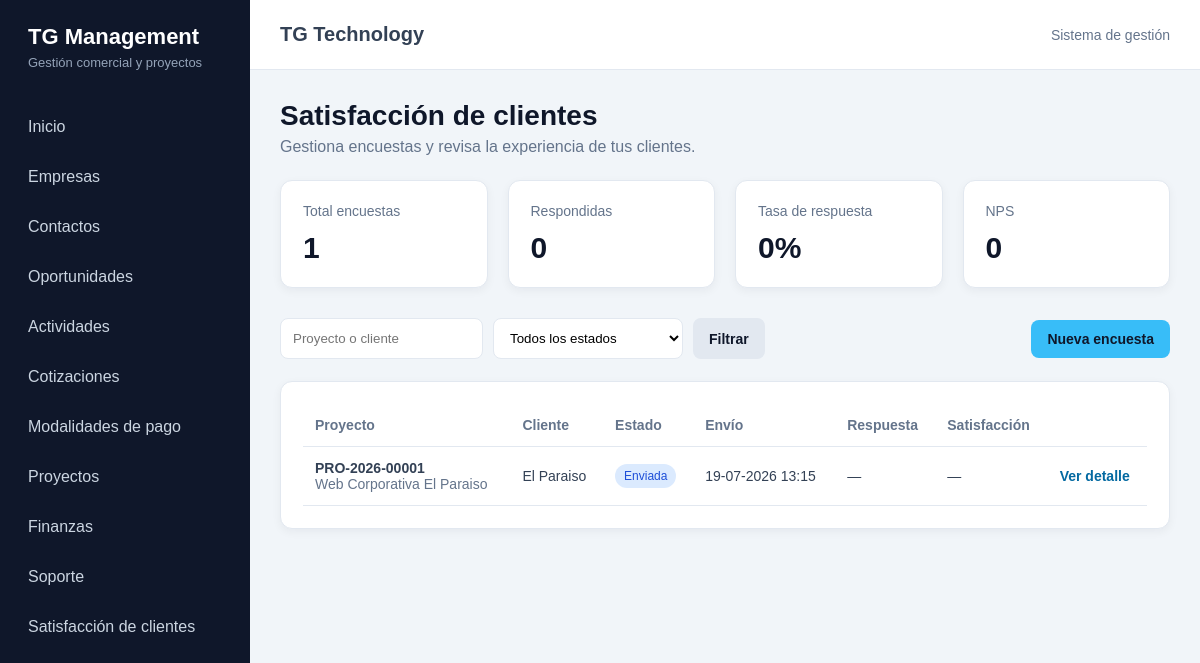
Page /encuestas/ (signed in) on the earlier database version.
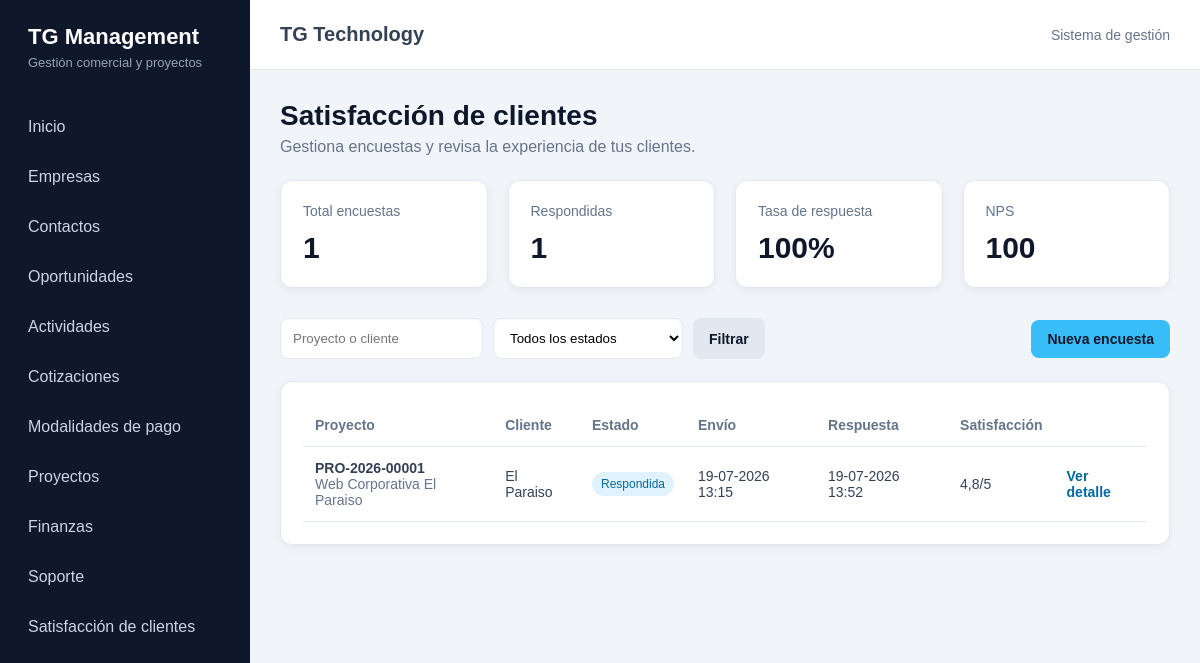
Same page on the later database version.
### encuestas/models.py (models this page shows, shortened)
class EncuestaSatisfaccion(models.Model):
    class Estado(models.TextChoices):
        PENDIENTE = "pendiente", "Pendiente"
        ENVIADA = "enviada", "Enviada"
        RESPONDIDA = "respondida", "Respondida"
        VENCIDA = "vencida", "Vencida"
        ANULADA = "anulada", "Anulada"
    class CumplimientoExpectativas(models.TextChoices):
        COMPLETAMENTE = "completamente", "Sí, completamente"
        PARCIALMENTE = "parcialmente", "Parcialmente"
        NO = "no", "No"
    proyecto = models.OneToOneField(
        "proyectos.Proyecto",
        on_delete=models.CASCADE,
        related_name="encuesta_satisfaccion",
        verbose_name="Proyecto",
    )
    empresa = models.ForeignKey(
        "crm.Empresa",
        on_delete=models.PROTECT,
        related_name="encuestas_satisfaccion",
        verbose_name="Cliente",
    )
    contacto = models.ForeignKey(
        "crm.Contacto",
        on_delete=models.SET_NULL,
        related_name="encuestas_satisfaccion",
        verbose_name="Contacto",
        null=True,
        blank=True,
    )
    token = models.UUIDField(default=uuid.uuid4, unique=True, editable=False)
    estado = models.CharField(
        "Estado", max_length=20, choices=Estado.choices, default=Estado.PENDIENTE
    )
    fecha_vencimiento = models.DateField("Fecha de vencimiento", null=True, blank=True)
    fecha_envio = models.DateTimeField("Fecha de envío", null=True, blank=True)
    fecha_respuesta = models.DateTimeField("Fecha de respuesta", null=True, blank=True)
    satisfaccion_general = models.PositiveSmallIntegerField(
        "Satisfacción general",
        null=True,
        blank=True,
        validators=[MinValueValidator(1), MaxValueValidator(5)],
    )
    calidad_solucion = models.PositiveSmallIntegerField(
        "Calidad de la solución",
        null=True,
        blank=True,
        validators=[MinValueValidator(1), MaxValueValidator(5)],
    )
    comunicacion = models.PositiveSmallIntegerField(
        "Comunicación durante el proyecto",
        null=True,
        blank=True,
        validators=[MinValueValidator(1), MaxValueValidator(5)],
    )
    cumplimiento_plazos = models.PositiveSmallIntegerField(
        "Cumplimiento de plazos",
        null=True,
        blank=True,
        validators=[MinValueValidator(1), MaxValueValidator(5)],
    )
    recomendacion = models.PositiveSmallIntegerField(
        "Probabilidad de recomendación",
        null=True,
        blank=True,
        validators=[MinValueValidator(0), MaxValueValidator(10)],
    )
    cumplimiento_expectativas = models.CharField(
        "Cumplimiento de expectativas",
        max_length=20,
        choices=CumplimientoExpectativas.choices,
        blank=True,
    )
    aspectos_valorados = models.TextField("Aspectos más valorados", blank=True)
    aspectos_mejora = models.TextField("Aspectos por mejorar", blank=True)
    testimonio = models.TextField("Testimonio", blank=True)
    autoriza_testimonio = models.BooleanField(
        "Autoriza uso del testimonio", default=False
    )
    creado_por = models.ForeignKey(
        settings.AUTH_USER_MODEL,
        on_delete=models.SET_NULL,
        related_name="encuestas_satisfaccion_creadas",
        verbose_name="Creado por",
        null=True,
        blank=True,
    )
    creado_en = models.DateTimeField("Creado", auto_now_add=True)
    actualizado_en = models.DateTimeField("Actualizado", auto_now=True)
    class Meta:
        verbose_name = "Encuesta de satisfacción"
        verbose_name_plural = "Encuestas de satisfacción"
        ordering = ["-creado_en"]
    @property
    def promedio_satisfaccion(self):
        valores = [
            self.satisfaccion_general,
            self.calidad_solucion,
            self.comunicacion,
            self.cumplimiento_plazos,
        ]
        valores = [valor for valor in valores if valor is not None]
        return round(sum(valores) / len(valores), 1) if valores else None
    @property
    def respondida(self):
        return self.estado == self.Estado.RESPONDIDA

### proyectos/models.py (models this page shows, shortened)
class Proyecto(models.Model):
    class Estado(models.TextChoices):
        PLANIFICADO = "planificado", "Planificado"
        EN_CURSO = "en_curso", "En curso"
        PAUSADO = "pausado", "Pausado"
        FINALIZADO = "finalizado", "Finalizado"
        CANCELADO = "cancelado", "Cancelado"
    class Prioridad(models.TextChoices):
        BAJA = "baja", "Baja"
        MEDIA = "media", "Media"
        ALTA = "alta", "Alta"
        URGENTE = "urgente", "Urgente"
    codigo = models.CharField(
        "Código",
        max_length=30,
        unique=True,
        blank=True,
        editable=False,
    )
    nombre = models.CharField(
        "Nombre del proyecto",
        max_length=200,
    )
    empresa = models.ForeignKey(
        "crm.Empresa",
        on_delete=models.PROTECT,
        related_name="proyectos",
        verbose_name="Empresa",
    )
    cotizacion = models.ForeignKey(
        "cotizaciones.Cotizacion",
        on_delete=models.SET_NULL,
        related_name="proyectos",
        verbose_name="Cotización",
        blank=True,
        null=True,
    )
    responsable = models.ForeignKey(
        settings.AUTH_USER_MODEL,
        on_delete=models.SET_NULL,
        related_name="proyectos_responsable",
        verbose_name="Responsable",
        blank=True,
        null=True,
    )
    estado = models.CharField(
        "Estado",
        max_length=20,
        choices=Estado.choices,
        default=Estado.PLANIFICADO,
    )
    prioridad = models.CharField(
        "Prioridad",
        max_length=20,
        choices=Prioridad.choices,
        default=Prioridad.MEDIA,
    )
    porcentaje_avance = models.PositiveSmallIntegerField(
        "Porcentaje de avance",
        default=0,
        validators=[
            MinValueValidator(0),
            MaxValueValidator(100),
        ],
    )
    fecha_alta = models.DateField(
        "Fecha Alta",
        blank=True,
        null=True,
    )
    fecha_entrega = models.DateField(
        "Fecha Entrega",
        blank=True,
        null=True,
    )
    descripcion = models.TextField(
        "Descripción",
        blank=True,
    )
    creado_por = models.ForeignKey(
        settings.AUTH_USER_MODEL,
        on_delete=models.SET_NULL,
        related_name="proyectos_creados",
        blank=True,
        null=True,
    )
    creado_en = models.DateTimeField(
        "Creado",
        auto_now_add=True,
    )
    actualizado_en = models.DateTimeField(
        "Actualizado",
        auto_now=True,
    )
    class Meta:
        verbose_name = "Proyecto"
        verbose_name_plural = "Proyectos"
        ordering = ["-creado_en"]

### crm/models.py (models this page shows)
class Empresa(models.Model):
    class TipoEmpresa(models.TextChoices):
        PROSPECTO = "PROSPECTO", "Prospecto"
        CLIENTE = "CLIENTE", "Cliente"
        PROVEEDOR = "PROVEEDOR", "Proveedor"
        PARTNER = "PARTNER", "Partner"
    class EstadoEmpresa(models.TextChoices):
        ACTIVA = "ACTIVA", "Activa"
        INACTIVA = "INACTIVA", "Inactiva"
    razon_social = models.CharField(
        "Razón social",
        max_length=200,
    )
    nombre_fantasia = models.CharField(
        "Nombre de fantasía",
        max_length=200,
        blank=True,
    )
    rut = models.CharField(
        "RUT",
        max_length=20,
        blank=True,
        unique=True,
        null=True,
    )
    tipo = models.CharField(
        "Tipo de empresa",
        max_length=20,
        choices=TipoEmpresa.choices,
        default=TipoEmpresa.PROSPECTO,
    )
    rubro = models.CharField(
        "Rubro",
        max_length=150,
        blank=True,
    )
    sitio_web = models.URLField(
        "Sitio web",
        blank=True,
    )
    telefono = models.CharField(
        "Teléfono",
        max_length=30,
        blank=True,
    )
    email = models.EmailField(
        "Correo electrónico",
        blank=True,
    )
    direccion = models.CharField(
        "Dirección",
        max_length=250,
        blank=True,
    )
    comuna = models.CharField(
        "Comuna",
        max_length=100,
        blank=True,
    )
    region = models.CharField(
        "Región",
        max_length=100,
        blank=True,
    )
    estado = models.CharField(
        "Estado",
        max_length=20,
        choices=EstadoEmpresa.choices,
        default=EstadoEmpresa.ACTIVA,
    )
    observaciones = models.TextField(
        "Observaciones",
        blank=True,
    )
    creado_por = models.ForeignKey(
        settings.AUTH_USER_MODEL,
        verbose_name="Creado por",
        on_delete=models.SET_NULL,
        null=True,
        blank=True,
        related_name="empresas_creadas",
    )
    fecha_creacion = models.DateTimeField(
        "Fecha de creación",
        auto_now_add=True,
    )
    fecha_actualizacion = models.DateTimeField(
        "Última actualización",
        auto_now=True,
    )
    class Meta:
        verbose_name = "Empresa"
        verbose_name_plural = "Empresas"
        ordering = ["razon_social"]
    def __str__(self):
        return self.nombre_fantasia or self.razon_social

### encuestas/views.py (the view, shortened to what this page needs)
# urls.py: path("", views.encuesta_lista, name="lista"),
@login_required
def encuesta_lista(request):
    encuestas = EncuestaSatisfaccion.objects.select_related(
        "proyecto", "empresa", "contacto"
    )
    estado = request.GET.get("estado", "").strip()
    buscar = request.GET.get("q", "").strip()
    if estado:
        encuestas = encuestas.filter(estado=estado)
    respondidas = EncuestaSatisfaccion.objects.filter(
        estado=EncuestaSatisfaccion.Estado.RESPONDIDA
    )
    resumen = respondidas.aggregate(
        total=Count("id"),
        satisfaccion=Avg("satisfaccion_general"),
        calidad=Avg("calidad_solucion"),
    )
    total_encuestas = EncuestaSatisfaccion.objects.count()
    total_respondidas = resumen["total"] or 0
    tasa_respuesta = (
        round(total_respondidas * 100 / total_encuestas)
        if total_encuestas
        else 0
    )
    promotores = respondidas.filter(recomendacion__gte=9).count()
    detractores = respondidas.filter(recomendacion__lte=6).count()
    nps = (
        round((promotores - detractores) * 100 / total_respondidas)
        if total_respondidas
        else 0
    )
    return render(
        request,
        "encuestas/encuesta_lista.html",
        {
            "encuestas": encuestas,
            "estados": EncuestaSatisfaccion.Estado.choices,
            "estado_actual": estado,
            "buscar": buscar,
            "total_encuestas": total_encuestas,
            "total_respondidas": total_respondidas,
            "tasa_respuesta": tasa_respuesta,
            "promedio_satisfaccion": resumen["satisfaccion"],
            "nps": nps,
        },
    )

### encuestas/templates/encuestas/encuesta_lista.html (shortened to what this page needs)
{% extends "core/base.html" %}
{% block content %}
<div class="encabezado-pagina">
    <h1>Satisfacción de clientes</h1>
    <p>Gestiona encuestas y revisa la experiencia de tus clientes.</p>
</div>
<div class="tarjetas">
    <div class="tarjeta"><p>Total encuestas</p><strong>{{ total_encuestas }}</strong></div>
    <div class="tarjeta"><p>Respondidas</p><strong>{{ total_respondidas }}</strong></div>
    <div class="tarjeta"><p>Tasa de respuesta</p><strong>{{ tasa_respuesta }}%</strong></div>
    <div class="tarjeta"><p>NPS</p><strong>{{ nps }}</strong></div>
</div>
<div class="acciones">
    <form method="get" class="filtros">
        <input type="search" name="q" value="{{ buscar }}" placeholder="Proyecto o cliente">
        <select name="estado">
            <option value="">Todos los estados</option>
        </select>
        <button class="boton boton-secundario" type="submit">Filtrar</button>
    </form>
    <a class="boton" href="{% url 'encuestas:crear' %}">Nueva encuesta</a>
</div>
<div class="panel">
    <div class="tabla-contenedor">
        <table>
            <thead>
                <tr><th>Proyecto</th><th>Cliente</th><th>Estado</th><th>Envío</th><th>Respuesta</th><th>Satisfacción</th><th></th></tr>
            </thead>
            <tbody>
                {% for encuesta in encuestas %}
                <tr>
                    <td><strong>{{ encuesta.proyecto.codigo }}</strong><br><span class="texto-secundario">{{ encuesta.proyecto.nombre }}</span></td>
                    <td>{{ encuesta.empresa }}</td>
                    <td><span class="estado estado-{{ encuesta.estado }}">{{ encuesta.get_estado_display }}</span></td>
                    <td>{{ encuesta.fecha_envio|date:"d-m-Y H:i"|default:"—" }}</td>
                    <td>{{ encuesta.fecha_respuesta|date:"d-m-Y H:i"|default:"—" }}</td>
                    <td>{% if encuesta.promedio_satisfaccion %}{{ encuesta.promedio_satisfaccion }}/5{% else %}—{% endif %}</td>
                    <td><a class="enlace-tabla" href="{% url 'encuestas:detalle' encuesta.pk %}">Ver detalle</a></td>
                </tr>
                {% empty %}
                <tr><td colspan="7" class="sin-registros">No hay encuestas registradas.</td></tr>
                {% endfor %}
            </tbody>
        </table>
    </div>
</div>
{% endblock %}

Differences in the rows shown:
changed EncuestaSatisfaccion "Web Corporativa El Paraiso": estado "Enviada" → "Respondida"; fecha_respuesta "—" → "19-07-2026 13:52"; promedio_satisfaccion (not shown) → "4,8"; satisfaccion_general "—" → "/5"
Other differences:
{{ total_respondidas }}: "0" → "1"
{{ tasa_respuesta }}: "0" → "100"
{{ nps }}: "0" → "100"
